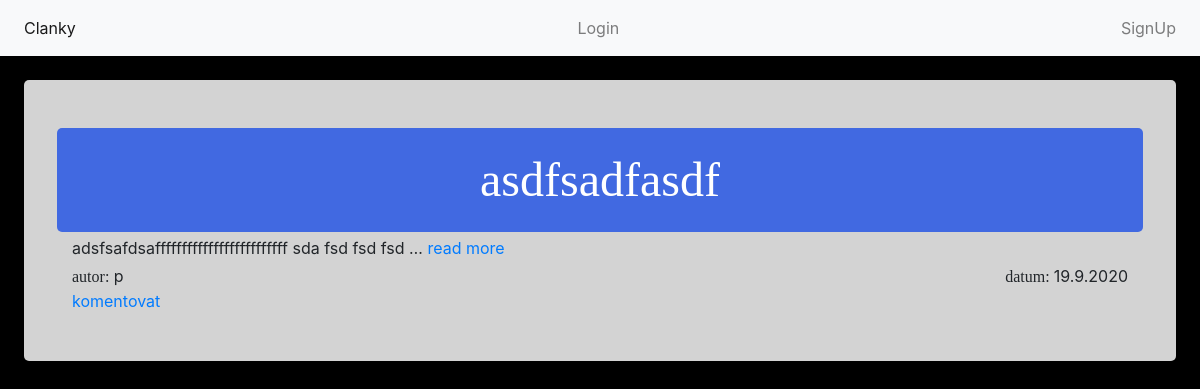
Screenshot of /blog/ with the database file from the repository.
### Blog/models.py (models this page shows, shortened)
class Articles(models.Model):
    article_author = models.ForeignKey(User, on_delete=models.CASCADE,null=True, blank=True)
    article_header = models.CharField(max_length=30)
    article_text = models.TextField(default='here comes text')
    pub_date = models.DateTimeField(auto_now=True)

### Blog/views.py (the view)
# urls.py: re_path(r'^(?P<article_id>[0-9]{1,4})/(?P<expand_comments>true|false)', views.articles, name="article_comment"),
def articles(request, article_id =0, expand_comments='false'):
    articles_list= Articles.objects.all()
    print(expand_comments)
    if(article_id == 0):
        articles_list = articles_list.order_by('-pub_date')
        context = {'article_list': articles_list}
        return render(request, 'blog/article.html', context=context)
    article = articles_list.get(pk=article_id)
    comment_list = Comments.objects.all()
    context = {'article': article, 'expand_comments': expand_comments, 'comments': comment_list}
    return render(request, 'blog/article_detail.html', context= context)

### templates/blog/article.html
{% extends "blog/index.html" %}
{% block content %}
     {% for article in article_list %}
         <div class="article_wrapper container-fluid p-5">
             {% include 'blog/article_header.html' %}
            <div class="mt-1 mb-1 row">
                <div class="col">
                    {{ article.article_text|truncatewords:5 }}
                    {% if article.article_text|wordcount > 5 %}
                        <a class="a_readmore" href="{% url 'article' article.id %}">read more</a>
                    {% endif %}
                </div>
            </div>
            <div class="a_detials row">
                    <div class="col text-left"><span>autor:</span> {{ article.article_author.username }}</div>
                    <div class="col text-right"><span>datum: </span>{{ article.pub_date|date:"j.n.Y"}}</div>
            </div>
            <div class="row">
                <a class="a_comment col" href="{% url 'article_comment' article.id 'true' %}">komentovat</a>
            </div>
         </div>
     {% endfor %}
{% endblock %}

### templates/blog/article_header.html
<div class="article_header row p-3">
    <div class="a_header col"> {{ article.article_header }}</div>
</div>

### Blog/static/blog/article_style.css (style rules this page uses)
.article_header { background-color: royalblue; border-radius: 5px; }
.a_detials >div> span { font-family: "Times New Roman"; font-size: 1em; margin: 0; }
.a_header { font-family: "Arial Black"; color: white; font-size: 4vw; text-align: center; }
.article_wrapper { padding: 2vw; border-radius:5px; background-color: lightgray; margin-top: 1vw; margin-bottom: 1vw; }

### Blog/static/blog/index_style.css (style rules this page uses)
body { background-color: black; }

### rows the page displays
Articles: article_header "asdfsadfasdf", article_text "adsfsafdsafffffffffffffffffffffffff sda fsd fsd fsd …", shows "read more", article_author.username "p", pub_date "19.9.2020"
